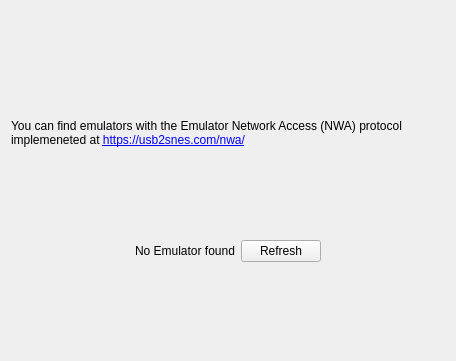
<?xml version="1.0" encoding="UTF-8"?>
<ui version="4.0">
 <class>NWAPage</class>
 <widget class="QWidget" name="NWAPage">
  <property name="geometry">
   <rect>
    <x>0</x>
    <y>0</y>
    <width>456</width>
    <height>361</height>
   </rect>
  </property>
  <property name="windowTitle">
   <string>Form</string>
  </property>
  <layout class="QVBoxLayout" name="verticalLayout">
   <item>
    <widget class="QLabel" name="label_2">
     <property name="text">
      <string/>
     </property>
     <property name="pixmap">
      <pixmap resource="../../ressources.qrc">:/img/mr chip.png</pixmap>
     </property>
    </widget>
   </item>
   <item>
    <spacer name="verticalSpacer_3">
     <property name="orientation">
      <enum>Qt::Vertical</enum>
     </property>
     <property name="sizeHint" stdset="0">
      <size>
       <width>20</width>
       <height>40</height>
      </size>
     </property>
    </spacer>
   </item>
   <item>
    <widget class="QLabel" name="label">
     <property name="text">
      <string>&lt;html&gt;&lt;head/&gt;&lt;body&gt;&lt;p&gt;You can find emulators with the Emulator Network Access (NWA) protocol implemeneted at &lt;a href=&quot;https://usb2snes.com/nwa/&quot;&gt;&lt;span style=&quot; text-decoration: underline; color:#0000ff;&quot;&gt;https://usb2snes.com/nwa/&lt;/span&gt;&lt;/a&gt;&lt;/p&gt;&lt;/body&gt;&lt;/html&gt;</string>
     </property>
     <property name="wordWrap">
      <bool>true</bool>
     </property>
    </widget>
   </item>
   <item>
    <spacer name="verticalSpacer_2">
     <property name="orientation">
      <enum>Qt::Vertical</enum>
     </property>
     <property name="sizeHint" stdset="0">
      <size>
       <width>20</width>
       <height>40</height>
      </size>
     </property>
    </spacer>
   </item>
   <item>
    <layout class="QHBoxLayout" name="horizontalLayout">
     <item>
      <spacer name="horizontalSpacer">
       <property name="orientation">
        <enum>Qt::Horizontal</enum>
       </property>
       <property name="sizeHint" stdset="0">
        <size>
         <width>40</width>
         <height>20</height>
        </size>
       </property>
      </spacer>
     </item>
     <item>
      <widget class="QLabel" name="statusLabel">
       <property name="text">
        <string>No Emulator found</string>
       </property>
      </widget>
     </item>
     <item>
      <widget class="QPushButton" name="refreshPushButton">
       <property name="text">
        <string>Refresh</string>
       </property>
      </widget>
     </item>
     <item>
      <spacer name="horizontalSpacer_2">
       <property name="orientation">
        <enum>Qt::Horizontal</enum>
       </property>
       <property name="sizeHint" stdset="0">
        <size>
         <width>40</width>
         <height>20</height>
        </size>
       </property>
      </spacer>
     </item>
    </layout>
   </item>
   <item>
    <spacer name="verticalSpacer">
     <property name="orientation">
      <enum>Qt::Vertical</enum>
     </property>
     <property name="sizeHint" stdset="0">
      <size>
       <width>20</width>
       <height>40</height>
      </size>
     </property>
    </spacer>
   </item>
  </layout>
 </widget>
 <resources>
  <include location="../../ressources.qrc"/>
 </resources>
 <connections/>
</ui>
